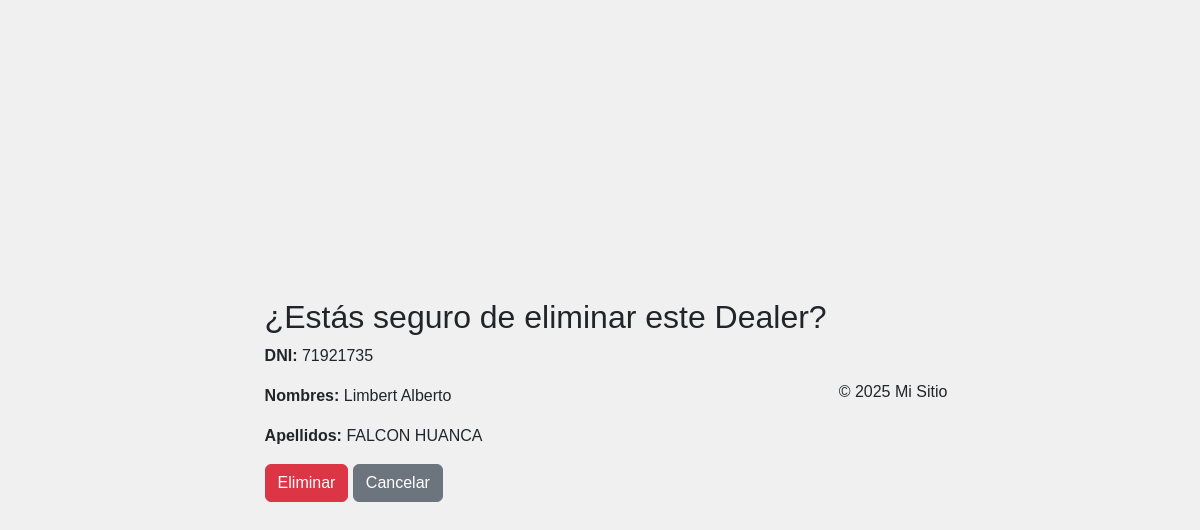
Screenshot of /dealers/eliminar/5/ with the database file from the repository.
### app_apay/models.py (models this page shows, shortened)
class Dealer(models.Model):
    ESTADO_CHOICES = [
        ('DISPONIBLE', 'Disponible'),
        ('OCUPADO', 'Ocupado'),
    ]
    dni = models.CharField(max_length=8, unique=True)  # DNI del repartidor
    nombres = models.CharField(max_length=100)  # Nombres del repartidor
    apellidos = models.CharField(max_length=100)  # Apellidos del repartidor
    placa = models.CharField(max_length=10, unique=True)  # Placa del vehículo
    estado = models.CharField(max_length=10, choices=ESTADO_CHOICES, default='DISPONIBLE')  # Estado del repartidor
    fotocheck = models.ImageField(upload_to='fotochecks/')  # Foto del repartidor

### app_apay/views.py (the view)
# urls.py: path('dealers/eliminar/<int:id>/', views.eliminar_dealer, name='eliminar_dealer'),
def eliminar_dealer(request, id):
    dealer = get_object_or_404(Dealer, id=id)
    if request.method == 'POST':
        dealer.delete()
        return redirect('listar_dealers')
    return render(request, 'dealers/confirmar_eliminar_dealer.html', {'dealer': dealer})

### app_apay/templates/dealers/confirmar_eliminar_dealer.html (shortened to what this page needs)
{% extends "base.html" %}
{% block content %}
<div class="container">
    <h2>¿Estás seguro de eliminar este Dealer?</h2>
    <p><strong>DNI:</strong> {{ dealer.dni }}</p>
    <p><strong>Nombres:</strong> {{ dealer.nombres }}</p>
    <p><strong>Apellidos:</strong> {{ dealer.apellidos }}</p>
    <form method="post">
        <button type="submit" class="btn btn-danger">Eliminar</button>
        <a href="{% url 'listar_dealers' %}" class="btn btn-secondary">Cancelar</a>
    </form>
</div>
{% endblock %}

### app_apay/static/css/login.css (style rules this page uses)
body { font-family: Arial, sans-serif; background-color: #f0f0f0; display: flex; justify-content: center; align-items: center; height: 100vh; margin: 0; }

### rows the page displays
Dealer: dni "71921735", nombres "Limbert Alberto", apellidos "FALCON HUANCA"
